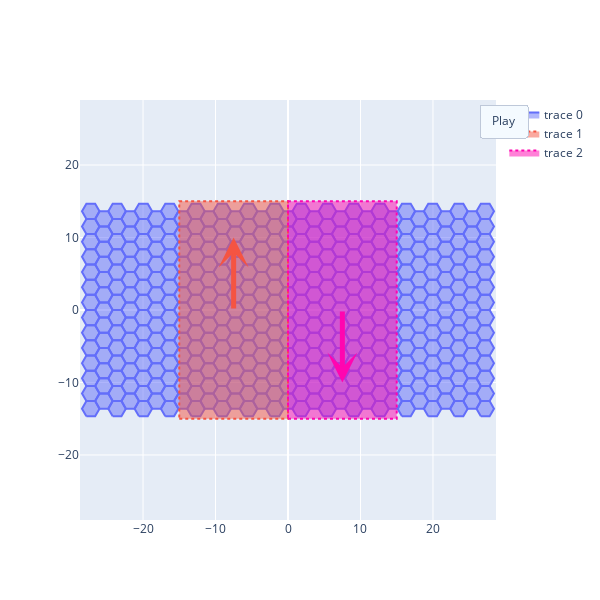

The notebook cell this image was saved under:
### Code cell
ckpts_dir = "../scratch/"
tiss_ckpt_fps = []
for fn in sorted(os.listdir(ckpts_dir)):
    # print(fn)
    if fn.endswith(".json") and fn.startswith("res"):
        tiss_ckpt_fps.append(os.path.join(ckpts_dir, fn))
# tiss_ckpt_fns = sorted([fn for fn in os.listdir(ckpts_dir) if fn.endswith(".json") and fn.startswith("res")])

visualize.make_plotly_visualizer(
    tiss_ckpt_fps,
    "../scratch/initial_vm_state.json"
    # vertices_to_highlight=[0],
)

### Figure 1 — Plotly figure (JSON) as saved in the notebook; plotly's stock layout.template omitted (floating-point values rounded to 4 significant figures; data arrays with more than 128 entries replaced by an {"elided": "..."} marker saying what was removed)
{"data": [{"fill": "toself", "marker": {"color": {"elided": "2933 str values"}, "size": 8}, "mode": "lines", "type": "scatter", "x": {"elided": "3352 float values"}, "y": {"elided": "3352 float values"}}, {"fill": "toself", "line": {"color": "rgb(245, 84, 66)", "dash": "dot", "width": 2}, "marker": {"size": 8}, "mode": "lines", "type": "scatter", "x": [-15, 0, 0, -15, -15], "y": [-15, -15, 15, 15, -15]}, {"fill": "toself", "line": {"color": "rgb(255, 5, 176)", "dash": "dot", "width": 2}, "marker": {"size": 8}, "mode": "lines", "type": "scatter", "x": [0, 15, 15, 0, 0], "y": [-15, -15, 15, 15, -15]}], "layout": {"annotations": [{"arrowcolor": "rgb(245, 84, 66)", "arrowhead": 3, "arrowwidth": 5, "ax": -7.5, "axref": "x", "ay": 0, "ayref": "y", "showarrow": true, "text": "", "x": -7.5, "xref": "x", "y": 10, "yref": "y"}, {"arrowcolor": "rgb(255, 5, 176)", "arrowhead": 3, "arrowwidth": 5, "ax": 7.5, "axref": "x", "ay": 0, "ayref": "y", "showarrow": true, "text": "", "x": 7.5, "xref": "x", "y": -10, "yref": "y"}], "height": 600, "sliders": [{"active": 0, "currentvalue": {"font": {"size": 20}, "prefix": "Ckpt:", "visible": true, "xanchor": "right"}, "len": 0.9, "pad": {"b": 10, "t": 50}, "steps": [{"args": [[0], {"frame": {"duration": 200, "redraw": false}, "mode": "immediate", "transition": {"duration": 200}}], "label": "0", "method": "animate"}], "transition": {"duration": 200, "easing": "cubic-in-out"}, "x": 0.1, "xanchor": "left", "y": 0, "yanchor": "top"}], "updatemenus": [{"active": 0, "buttons": [{"args": [null, {"frame": {"duration": 100, "redraw": false}, "mode": "immediate", "transition": {"duration": 100}}], "label": "Play", "method": "animate"}], "type": "buttons", "x": 1.075, "y": 0.99}], "width": 600, "xaxis": {"domain": [0, 1], "range": [-28.42, 28.42], "type": "linear"}, "yaxis": {"domain": [0, 1], "range": [-28.97, 28.97], "scaleanchor": "x", "scaleratio": 1, "type": "linear"}}}
